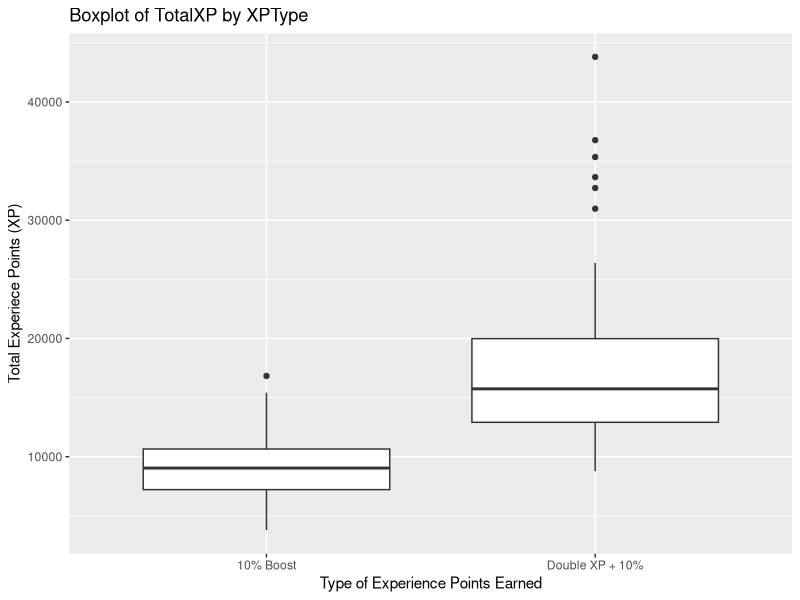
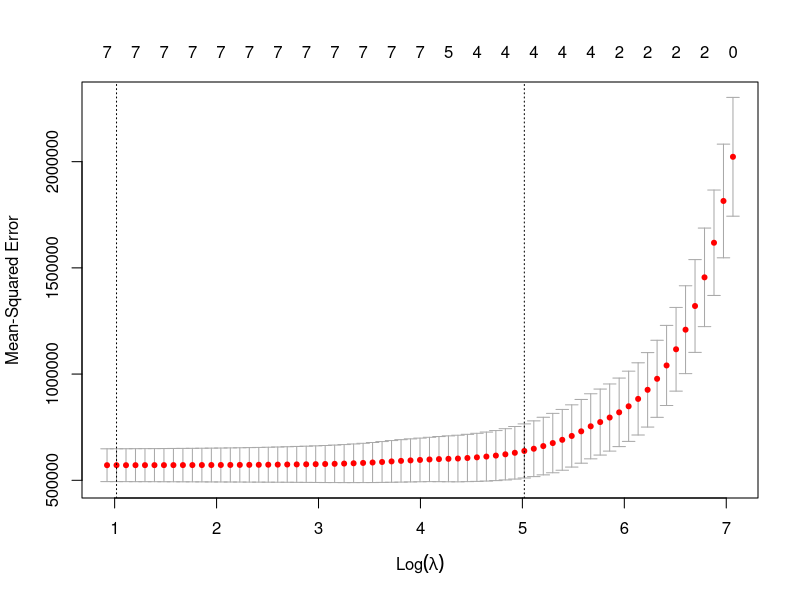

Recreate these plots in R, in order.
## ---- chunk 1
knitr::opts_chunk$set(echo = TRUE)
## ---- chunk 2
rm(list = ls())
#Add libraries as needed
library(tidyverse)
library(dplyr)
library(glmnet)
library(MASS)
library(readxl)

data <- read_xlsx("CODGames2_mp.xlsx")
## ---- chunk 3
fp_full <-
  data |>
  filter(FullPartial == "Full")
## ---- chunk 4
# Side-by-side boxplot for the TotalXP and the XRType
fp_full |>
  ggplot(aes(x = XPType, y = TotalXP)) +
  geom_boxplot() + 
  labs(title = "Boxplot of TotalXP by XPType",
       x = "Type of Experience Points Earned",
       y = "Total Experiece Points (XP)")
## ---- chunk 5
summary_stats <-
  fp_full |>
  group_by(XPType) |>
  summarize(
    Mean = mean(TotalXP),
    Median = median(TotalXP),
    Min = min(TotalXP),
    Max = max(TotalXP),
    SD = sd(TotalXP)
  )
print(summary_stats)
## ---- chunk 6

scores <- strsplit(as.character(fp_full$Result), "-")
Won1 <- numeric(length(scores))

for (i in 1:length(scores)) {
  PlayerScore <- as.numeric(scores[[i]][1])
  OpponentScore <- as.numeric(scores[[i]][2])

  if (PlayerScore > OpponentScore) {
    Won1[i] <- 1
  } else {
    Won1[i] <- 0
  }
}

fp_full$Won <- Won1

# Prepare the data for modeling
fp_full <- fp_full %>%
  mutate(XPType = factor(XPType))

# Prepare the predictors, excluding the response variable and any non-predictor columns
X <- model.matrix(Score ~ TotalXP + Eliminations + Deaths + Damage + XPType + Won - 1, data = fp_full)

# Define the response variable (Score)
y <- fp_full$Score
## ---- chunk 7
# Fit a LASSO model using cross-validation to select the best lambda
lasso_model <- cv.glmnet(X, y, alpha = 1)

# Plot the cross-validation curve to determine the best lambda
plot(lasso_model)

# Get the best lambda value selected by cross-validation
best_lambda <- lasso_model$lambda.min
cat("Best lambda for LASSO: ", best_lambda, "\n")

# Get the coefficients at the best lambda
lasso_coefs <- coef(lasso_model, s = "lambda.min")
print(lasso_coefs)
## ---- chunk 8
# Build a full model with all predictors
full_model <- lm(Score ~ TotalXP + Eliminations + Deaths + Damage + XPType + Won, data = fp_full)

# Perform stepwise regression (both forward and backward selection)
stepwise_model <- step(full_model, direction = "both")

# Display the summary of the stepwise regression model
summary(stepwise_model)
